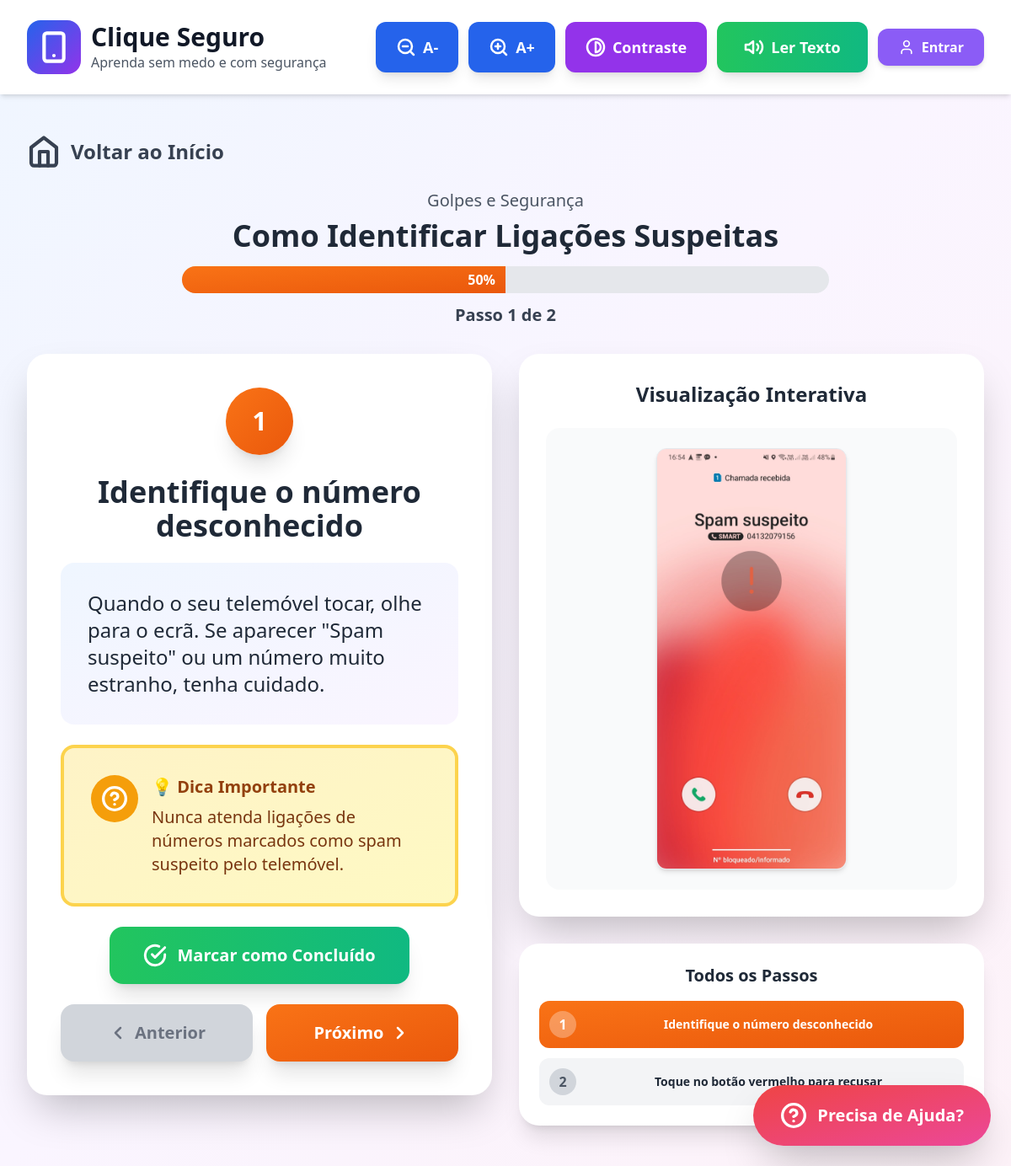
/categoria/golpes-seguranca/identificar-ligacoes-suspeitas/, run on the app's committed database.
### main/models.py (models this page shows, shortened)
class Categoria(models.Model):
    id = models.CharField(max_length=100, primary_key=True, help_text="Ex: ferramentas-celular")
    name = models.CharField(max_length=100, verbose_name="Nome da Categoria")
    subtitle = models.CharField(max_length=255, verbose_name="Subtítulo")
    color = models.CharField(max_length=100, help_text="Classe CSS do Tailwind. Ex: bg-gradient-to-br from-blue-500 to-blue-600")
    icon_svg = models.TextField(help_text="Código SVG completo do ícone principal")

class Tutorial(models.Model):
    categoria = models.ForeignKey(Categoria, on_delete=models.CASCADE, related_name='tutorials', verbose_name="Categoria")
    id = models.CharField(max_length=100, primary_key=True, help_text="Ex: tirar-foto")
    title = models.CharField(max_length=150, verbose_name="Título do Tutorial")
    desc = models.TextField(verbose_name="Descrição Curta")
    icon = models.CharField(max_length=50, help_text="Nome do ícone no Lucide. Ex: camera, lock, phone")

class Passo(models.Model):
    tutorial = models.ForeignKey(Tutorial, on_delete=models.CASCADE, related_name='steps', verbose_name="Tutorial")
    ordem = models.PositiveIntegerField(default=1, verbose_name="Número do Passo")
    title = models.CharField(max_length=150, verbose_name="Título do Passo")
    description = models.TextField(verbose_name="Instruções do Passo")
    tips = models.TextField(blank=True, null=True, verbose_name="Dica Importante (Opcional)")
    icon_svg = models.TextField(blank=True, null=True, help_text="SVG opcional para o ícone interno do passo")
    interactiveImage = models.CharField(max_length=255, blank=True, null=True, help_text="Caminho da imagem. Ex: /static/IMG/spam_suspeito.jpg")
    class Meta:
        ordering = ['ordem']
        verbose_name = "Passo do Tutorial"
        verbose_name_plural = "Passos do Tutorial"

### clique_seguro/views.py (the view)
# urls.py: path('categoria/<str:category_id>/<str:tutorial_id>/', tutorial_page, name='tutorial'),
def tutorial_page(request, category_id, tutorial_id):
    category = Categoria.objects.filter(id=category_id).first()
    if not category:
        return redirect('home')
    tutorial = Tutorial.objects.filter(id=tutorial_id, categoria=category).first()
    if not tutorial:
        return redirect('category', category_id=category_id)
    steps = tutorial.steps.all().order_by('ordem')
    context = {
        'category': category,
        'tutorial': tutorial,
        'steps': steps
    }
    return render(request, 'tutorial_page.html', context)

### templates/tutorial_page.html (shortened to what this page needs)
{% extends 'base.html' %}
{% load static %}
{% block content %}
<main class="max-w-[1800px] mx-auto px-4 sm:px-8 py-8 sm:py-12">
    <div class="mb-8">
        <div class="flex items-center gap-4 mb-6">
            <a href="{% url 'home' %}" class="flex items-center gap-3 {% if high_contrast %}text-white hover:text-gray-300{% else %}text-gray-700 hover:text-gray-900{% endif %} transition-colors w-fit">
                <svg xmlns="http://www.w3.org/2000/svg" viewBox="0 0 24 24" fill="none" stroke="currentColor" stroke-width="2.5" stroke-linecap="round" stroke-linejoin="round" class="w-8 h-8 sm:w-10 sm:h-10"><path d="m3 9 9-7 9 7v11a2 2 0 0 1-2 2H5a2 2 0 0 1-2-2z"/><polyline points="9 22 9 12 15 12 15 22"/></svg>
                <span class="text-xl sm:text-2xl font-bold">Voltar ao Início</span>
            </a>
        </div>
        <div class="text-center">
            <p class="text-lg sm:text-xl mb-2 {% if high_contrast %}text-gray-300{% else %}text-gray-600{% endif %}">
                {{ category.name }}
            </p>
            <h1 class="text-2xl sm:text-4xl font-bold mb-4 {% if high_contrast %}text-white{% else %}text-gray-800{% endif %}">
                {{ tutorial.title }}
            </h1>
        </div>
        <div class="mt-4 max-w-3xl mx-auto">
            <div class="{% if high_contrast %}bg-gray-700{% else %}bg-gray-200{% endif %} rounded-full h-6 sm:h-8 overflow-hidden">
                <div id="progressBar" class="h-full {% if high_contrast %}bg-yellow-400{% else %}{{ category.color }}{% endif %} transition-all duration-500 flex items-center justify-end pr-3" style="width: 0%;">
                    <span id="progressText" class="text-sm sm:text-base font-bold {% if high_contrast %}text-black{% else %}text-white{% endif %}">
                    </span>
                </div>
            </div>
            <p id="stepCounter" class="text-center mt-3 text-lg sm:text-xl font-bold {% if high_contrast %}text-white{% else %}text-gray-700{% endif %}">
            </p>
        </div>
    </div>
    <div class="grid grid-cols-1 lg:grid-cols-2 gap-8">
        <div class="space-y-8">
            <div class="{% if high_contrast %}bg-gray-900 border-4 border-white{% else %}bg-white{% endif %} rounded-3xl p-6 sm:p-10 shadow-2xl">
                {% for step in steps %}
                <div id="step-text-{{ forloop.counter0 }}" class="tutorial-text-step hidden">
                    <div class="flex justify-center mb-6">
                        <div class="{% if high_contrast %}bg-yellow-400 text-black{% else %}{{ category.color }} text-white{% endif %} rounded-full w-16 h-16 sm:w-20 sm:h-20 flex items-center justify-center text-2xl sm:text-3xl font-bold shadow-xl">
                            {{ forloop.counter }}
                        </div>
                    </div>
                    <h2 class="text-2xl sm:text-4xl font-bold text-center mb-6 leading-tight {% if high_contrast %}text-white{% else %}text-gray-800{% endif %}">
                        {{ step.title }}
                    </h2>
                    <div class="{% if high_contrast %}bg-black border-4 border-white{% else %}bg-gradient-to-br from-blue-50 to-purple-50{% endif %} rounded-2xl p-6 sm:p-8 mb-6">
                        <p class="text-lg sm:text-2xl leading-relaxed {% if high_contrast %}text-white{% else %}text-gray-800{% endif %}">
                            {{ step.description }}
                        </p>
                    </div>
                    {% if step.tips %}
                    <div class="{% if high_contrast %}bg-yellow-900 border-4 border-yellow-400{% else %}bg-gradient-to-br from-amber-100 to-yellow-100 border-4 border-amber-300{% endif %} rounded-2xl p-6 sm:p-8 mb-6">
                        <div class="flex items-start gap-4">
                            <div class="{% if high_contrast %}bg-yellow-400 text-black{% else %}bg-amber-500 text-white{% endif %} rounded-full p-3 flex-shrink-0">
                                <svg xmlns="http://www.w3.org/2000/svg" viewBox="0 0 24 24" fill="none" stroke="currentColor" stroke-width="2.5" stroke-linecap="round" stroke-linejoin="round" class="w-6 h-6 sm:w-8 sm:h-8"><circle cx="12" cy="12" r="10"/><path d="M9.09 9a3 3 0 0 1 5.83 1c0 2-3 3-3 3"/><line x1="12" x2="12.01" y1="17" y2="17"/></svg>
                            </div>
                            <div>
                                <h3 class="text-lg sm:text-xl font-bold mb-2 {% if high_contrast %}text-yellow-400{% else %}text-amber-800{% endif %}">
                                    💡 Dica Importante
                                </h3>
                                <p class="text-base sm:text-xl leading-relaxed {% if high_contrast %}text-white{% else %}text-amber-900{% endif %}">
                                    {{ step.tips }}
                                </p>
                            </div>
                        </div>
                    </div>
                    {% endif %}
                    <div class="flex justify-center mb-6">
                        <button onclick="handleMarkComplete()" class="btn-mark-complete px-6 sm:px-10 py-4 sm:py-5 rounded-2xl text-lg sm:text-xl font-bold transition-all shadow-xl flex items-center gap-3">
                            <svg xmlns="http://www.w3.org/2000/svg" viewBox="0 0 24 24" fill="none" stroke="currentColor" stroke-width="2.5" stroke-linecap="round" stroke-linejoin="round" class="w-6 h-6 sm:w-7 sm:h-7"><path d="M22 11.08V12a10 10 0 1 1-5.93-9.14"/><polyline points="22 4 12 14.01 9 11.01"/></svg>
                            <span class="text-mark-complete">Marcar como Concluído</span>
                        </button>
                    </div>
                    <div class="grid grid-cols-2 gap-4 step-navigation-btns">
                        <button onclick="handlePreviousStep()" class="btn-prev {% if high_contrast %}bg-white text-black hover:bg-gray-300 disabled:bg-gray-700 disabled:text-gray-500{% else %}bg-gray-600 text-white hover:bg-gray-700 disabled:bg-gray-300 disabled:text-gray-500{% endif %} px-4 py-4 sm:py-5 rounded-2xl text-base sm:text-xl font-bold transition-all shadow-xl flex items-center justify-center gap-2 disabled:cursor-not-allowed">
                            <svg xmlns="http://www.w3.org/2000/svg" viewBox="0 0 24 24" fill="none" stroke="currentColor" stroke-width="2.5" stroke-linecap="round" stroke-linejoin="round" class="w-5 h-5 sm:w-6 sm:h-6"><path d="m15 18-6-6 6-6"/></svg>
                            Anterior
                        </button>
                        <button onclick="handleNextStep()" class="btn-next {% if high_contrast %}bg-yellow-400 text-black hover:bg-yellow-300 disabled:bg-gray-700 disabled:text-gray-500{% else %}{{ category.color }} text-white hover:opacity-90 disabled:bg-gray-300 disabled:text-gray-500{% endif %} px-4 py-4 sm:py-5 rounded-2xl text-base sm:text-xl font-bold transition-all shadow-xl flex items-center justify-center gap-2 disabled:cursor-not-allowed">
                            Próximo
                            <svg xmlns="http://www.w3.org/2000/svg" viewBox="0 0 24 24" fill="none" stroke="currentColor" stroke-width="2.5" stroke-linecap="round" stroke-linejoin="round" class="w-5 h-5 sm:w-6 sm:h-6"><path d="m9 18 6-6-6-6"/></svg>
                        </button>
                    </div>
                </div>
                {% endfor %}
            </div>
        </div>
        <div class="lg:sticky lg:top-32 lg:self-start">
            <div class="{% if high_contrast %}bg-gray-900 border-4 border-white{% else %}bg-white{% endif %} rounded-3xl p-6 sm:p-8 shadow-2xl">
                <h3 class="text-xl sm:text-2xl font-bold mb-6 text-center {% if high_contrast %}text-white{% else %}text-gray-800{% endif %}">
                    Visualização Interativa
                </h3>
                {% for step in steps %}
                <div id="step-image-{{ forloop.counter0 }}" class="tutorial-image-step hidden">
                    {% if step.interactiveImage %}
                        <div class="mt-4 flex justify-center bg-gray-50 rounded-2xl p-4 sm:p-6 w-full">
                            <div class="relative inline-block max-w-full h-auto table mx-auto">
                                <img
                                    src="{{ step.interactiveImage }}"
                                    alt="Ilustração do passo"
                                    class="max-h-[500px] w-auto object-contain rounded-xl shadow-md border border-gray-200 block pointer-events-none select-none"
                                >
                            </div>
                        </div>
                    {% endif %}
                </div>
                {% endfor %}
            </div>
            <div class="hidden lg:block mt-8 {% if high_contrast %}bg-gray-900 border-4 border-white{% else %}bg-white{% endif %} rounded-3xl p-6 shadow-xl">
                <h3 class="text-xl font-bold mb-4 text-center {% if high_contrast %}text-white{% else %}text-gray-800{% endif %}">Todos os Passos</h3>
                <div class="space-y-3">
                    {% for step in steps %}
                    <button onclick="goToStep({{ forloop.counter0 }})" class="overview-btn-desktop w-full rounded-xl p-3 transition-all flex items-center gap-2 text-left">
                        <div class="overview-badge-desktop flex-shrink-0 w-8 h-8 rounded-full flex items-center justify-center font-bold text-sm">
                            <span class="badge-num">{{ forloop.counter }}</span>
                        </div>
                        <div class="flex-1 min-w-0">
                            <h4 class="text-sm font-bold leading-tight truncate">{{ step.title }}</h4>
                        </div>
                    </button>
                    {% endfor %}
                </div>
            </div>
        </div>
    </div>
</main>
{% endblock %}

### data on the page
Categoria: name "Golpes e Segurança"
Tutorial: title "Como Identificar Ligações Suspeitas"
Passo: title "Identifique o número desconhecido", description "Quando o seu telemóvel tocar, olhe para o ecrã. Se aparecer \"Spam suspeito\" ou um número muito estranho, tenha cuidado.", tips "Nunca atenda ligações de números marcados como spam suspeito pelo telemóvel.", interactiveImage (picture)
Passo: title "Toque no botão vermelho para recusar"
